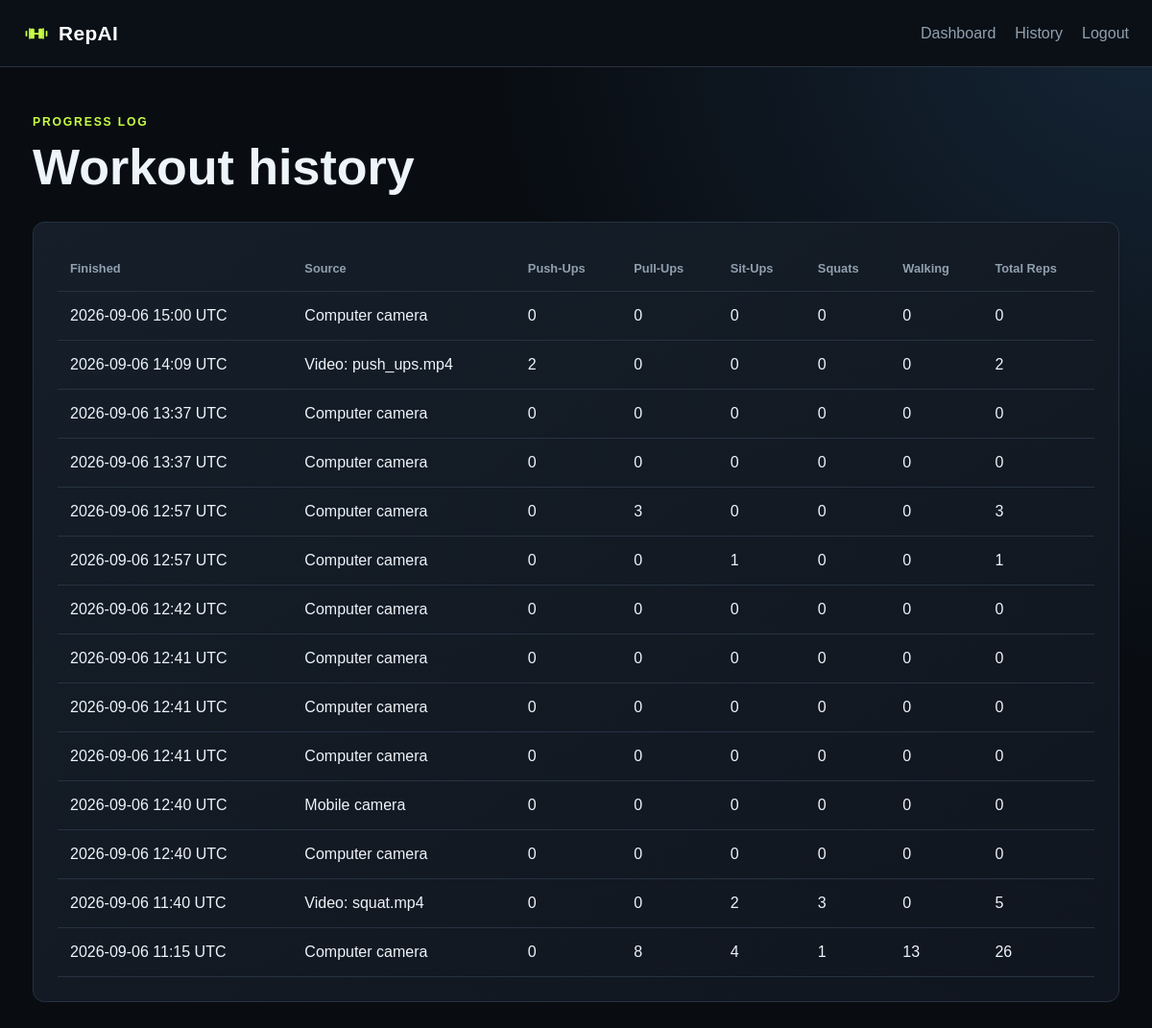
Screenshot of /history (signed in) with the database file from the repository.
### tables this page shows
CREATE TABLE workout_sessions (
            id INTEGER PRIMARY KEY AUTOINCREMENT,
            user_id INTEGER NOT NULL,
            started_at TEXT NOT NULL,
            ended_at TEXT NOT NULL,
            pushups INTEGER NOT NULL DEFAULT 0,
            pullups INTEGER NOT NULL DEFAULT 0,
            situps INTEGER NOT NULL DEFAULT 0,
            squats INTEGER NOT NULL DEFAULT 0,
            walking INTEGER NOT NULL DEFAULT 0,
            total_reps INTEGER NOT NULL DEFAULT 0, video_filename TEXT, duration_seconds REAL, source_type TEXT NOT NULL DEFAULT 'live',
            FOREIGN KEY (user_id) REFERENCES users(id)
        );

### app.py (the view)
@app.route("/history")
@login_required
def history():
    workouts = get_db().execute("SELECT * FROM workout_sessions WHERE user_id = ? ORDER BY ended_at DESC",
                                (session["user_id"],)).fetchall()
    return render_template("history.html", workouts=workouts)

### app.py (called while the page is built)
def get_db():
    if "db" not in g:
        g.db = sqlite3.connect(app.config["DATABASE"])
        g.db.row_factory = sqlite3.Row
    return g.db

def login_required(view):
    @wraps(view)
    def wrapped(*args, **kwargs):
        if "user_id" not in session:
            return redirect(url_for("login"))
        return view(*args, **kwargs)
    return wrapped

### templates/history.html
{% extends 'base.html' %}{% block title %}RepAI | Workout History{% endblock %}{% block content %}<section class="page-heading"><p class="eyebrow">PROGRESS LOG</p><h1>Workout history</h1></section><section class="panel">{% if workouts %}<div class="table-wrap"><table><thead><tr><th>Finished</th><th>Source</th><th>Push-Ups</th><th>Pull-Ups</th><th>Sit-Ups</th><th>Squats</th><th>Walking</th><th>Total Reps</th></tr></thead><tbody>{% for item in workouts %}<tr><td>{{ item.ended_at[:16].replace('T', ' ') }} UTC</td><td>{% if item.source_type == 'video' %}Video: {{ item.video_filename }}{% elif item.source_type == 'mobile' %}Mobile camera{% else %}Computer camera{% endif %}</td><td>{{ item.pushups }}</td><td>{{ item.pullups }}</td><td>{{ item.situps }}</td><td>{{ item.squats }}</td><td>{{ item.walking }}</td><td>{{ item.total_reps }}</td></tr>{% endfor %}</tbody></table></div>{% else %}<p class="empty">There are no completed workouts yet.</p>{% endif %}</section>{% endblock %}

### templates/base.html
<!doctype html><html lang="en"><head><meta charset="utf-8"><meta name="viewport" content="width=device-width, initial-scale=1"><title>{% block title %}RepAI{% endblock %}</title><link rel="stylesheet" href="{{ url_for('static', filename='css/style.css') }}"><link rel="stylesheet" href="{{ url_for('static', filename='css/video.css') }}"><link rel="stylesheet" href="{{ url_for('static', filename='css/mobile.css') }}"><link rel="stylesheet" href="{{ url_for('static', filename='css/brand.css') }}"></head><body><header class="nav"><a class="brand repai-brand" href="{{ url_for('dashboard') }}"><svg viewBox="0 0 64 64" aria-hidden="true"><path d="M8 27v10m8-16v22m32-22v22m8-16v10M16 32h32M22 25v14m20-14v14"/><path d="M20 22h5v20h-5zm19 0h5v20h-5z"/></svg><span>RepAI</span></a>{% if session.get('user_id') %}<nav><a href="{{ url_for('dashboard') }}">Dashboard</a><a href="{{ url_for('history') }}">History</a><a href="{{ url_for('logout') }}">Logout</a></nav>{% endif %}</header><main class="container">{% with messages=get_flashed_messages(with_categories=true) %}{% for category,message in messages %}<div class="flash {{ category }}">{{ message }}</div>{% endfor %}{% endwith %}{% block content %}{% endblock %}</main></body></html>

### static/css/style.css (style rules this page uses)
:root { --bg:#090d12;--panel:#121923;--line:#273241;--text:#edf4fa;--muted:#91a0af;--lime:#c9ff44;--danger:#ff6262 }
* { box-sizing:border-box }
body { margin:0;background:radial-gradient(circle at top right,#152536 0,#090d12 42%);color:var(--text);font:16px/1.5 Arial,sans-serif;min-height:100vh }
.nav { height:70px;border-bottom:1px solid var(--line);display:flex;align-items:center;justify-content:space-between;padding:0 max(24px,calc((100vw - 1180px)/2));background:#0b1017 }
.brand { font-weight:800;letter-spacing:.08em;color:white;text-decoration:none }
.brand span,.eyebrow,a { color:var(--lime) }
nav { display:flex;gap:20px }
nav a { color:var(--muted);text-decoration:none }
.container { max-width:1180px;margin:auto;padding:48px 24px }
h1 { margin:0;font-size:clamp(2rem,5vw,3.25rem);line-height:1.1 }
.eyebrow { font-size:.76rem;font-weight:bold;letter-spacing:.15em;margin:0 0 10px }
.stat,.panel,.camera-card { background:linear-gradient(145deg,#151e29,#10161f);border:1px solid var(--line);border-radius:12px }
.panel { padding:25px }
.table-wrap { overflow:auto }
table { width:100%;border-collapse:collapse;white-space:nowrap }
th,td { text-align:left;padding:13px;border-bottom:1px solid var(--line) }
th { color:var(--muted);font-size:.8rem }
.page-heading { margin-bottom:28px }

### static/css/brand.css (style rules this page uses)
.repai-brand { display:flex;align-items:center;gap:9px;font-size:1.3rem;letter-spacing:.02em }
.repai-brand span { color:#fff }
.repai-brand svg { width:28px;height:28px;stroke:var(--lime);stroke-width:4;fill:none;stroke-linecap:round;stroke-linejoin:round }

### rows the page displays
workout_sessions: ended_at "2026-09-06 15:00", source_type "Computer camera", pushups "0", pullups "0", situps "0", squats "0", walking "0", total_reps "0"
workout_sessions: ended_at "2026-09-06 14:09", video_filename "push_ups.mp4", pushups "2", pullups "0", situps "0", squats "0", walking "0", total_reps "2"
workout_sessions: ended_at "2026-09-06 13:37", source_type "Computer camera", pushups "0", pullups "0", situps "0", squats "0", walking "0", total_reps "0"
workout_sessions: ended_at "2026-09-06 13:37", source_type "Computer camera", pushups "0", pullups "0", situps "0", squats "0", walking "0", total_reps "0"
workout_sessions: ended_at "2026-09-06 12:57", source_type "Computer camera", pushups "0", pullups "3", situps "0", squats "0", walking "0", total_reps "3"
workout_sessions: ended_at "2026-09-06 12:57", source_type "Computer camera", pushups "0", pullups "0", situps "1", squats "0", walking "0", total_reps "1"
workout_sessions: ended_at "2026-09-06 12:42", source_type "Computer camera", pushups "0", pullups "0", situps "0", squats "0", walking "0", total_reps "0"
workout_sessions: ended_at "2026-09-06 12:41", source_type "Computer camera", pushups "0", pullups "0", situps "0", squats "0", walking "0", total_reps "0"
workout_sessions: ended_at "2026-09-06 12:41", source_type "Computer camera", pushups "0", pullups "0", situps "0", squats "0", walking "0", total_reps "0"
workout_sessions: ended_at "2026-09-06 12:41", source_type "Computer camera", pushups "0", pullups "0", situps "0", squats "0", walking "0", total_reps "0"
workout_sessions: ended_at "2026-09-06 12:40", source_type "Mobile camera", pushups "0", pullups "0", situps "0", squats "0", walking "0", total_reps "0"
workout_sessions: ended_at "2026-09-06 12:40", source_type "Computer camera", pushups "0", pullups "0", situps "0", squats "0", walking "0", total_reps "0"
workout_sessions: ended_at "2026-09-06 11:40", video_filename "squat.mp4", pushups "0", pullups "0", situps "2", squats "3", walking "0", total_reps "5"
workout_sessions: ended_at "2026-09-06 11:15", source_type "Computer camera", pushups "0", pullups "8", situps "4", squats "1", walking "13", total_reps "26"
